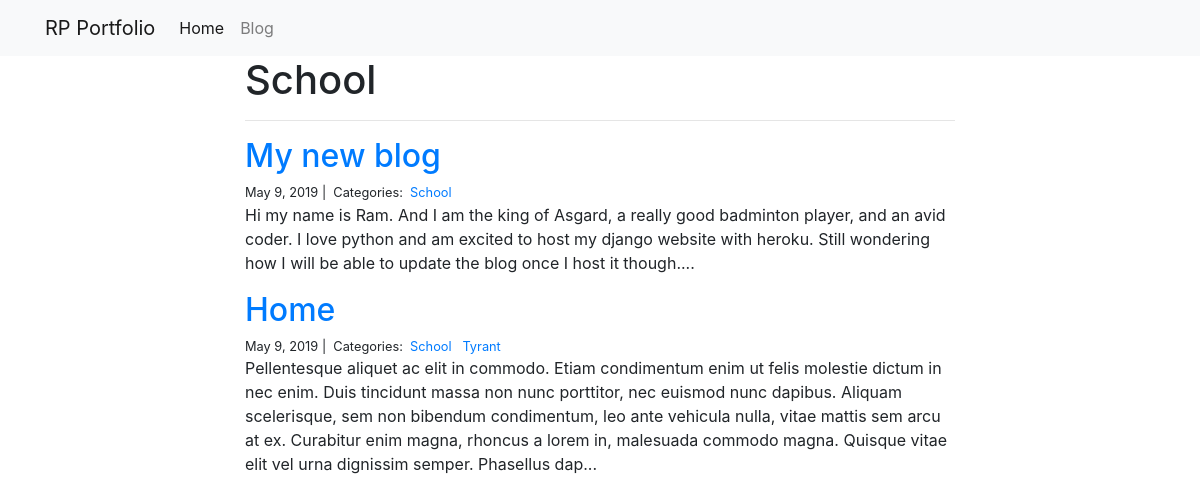
/blog/School/, run on the app's committed database.
### blog/models.py (models this page shows)
class Category(models.Model):
    name = models.CharField(max_length=20)

class Post(models.Model):
    title = models.CharField(max_length=255)
    body = models.TextField()
    created_on = models.DateTimeField(auto_now_add=True)
    last_modified = models.DateTimeField(auto_now=True)
    categories = models.ManyToManyField('Category', related_name='posts')

### blog/views.py (the view)
# urls.py: path("<category>/", views.blog_category, name="blog_category"),
def blog_category(request, category):
    posts = Post.objects.filter(
        categories__name__contains=category
    ).order_by(
        '-created_on'
    )
    context = {
        "category": category,
        "posts": posts
    }
    return render(request, "blog_category.html", context)

### blog/templates/blog_category.html
{% extends "base.html" %}
{% block page_content %}
<div class="col-md-8 offset-md-2">
    <h1>{{ category | title }}</h1>
    <hr>
    {% for post in posts %}
        <h2><a href="{% url 'blog_detail' post.pk%}">{{ post.title }}</a></h2>
        <small>
            {{ post.created_on.date }} |&nbsp;
            Categories:&nbsp;
            {% for category in post.categories.all %}
            <a href="{% url 'blog_category' category.name %}">
                {{ category.name }}
            </a>&nbsp;
            {% endfor %}
        </small>
        <p>{{ post.body | slice:":400" }}...</p>
    {% endfor %}
</div>
{% endblock %}

### personal_portfolio/templates/base.html (shortened to what this page needs)
<link rel="stylesheet" href="https://stackpath.bootstrapcdn.com/bootstrap/4.1.3/css/bootstrap.min.css">
<nav class="navbar navbar-expand-lg navbar-light bg-light">
    <div class="container">
        <a class="navbar-brand" href="{% url 'project_index' %}">RP Portfolio</a>
        <div class="collapse navbar-collapse" id="navbarSupportedContent">
          <ul class="navbar-nav mr-auto">
            <li class="nav-item active">
              <a class="nav-link" href="{% url 'project_index' %}">Home</a>
            </li>
            <li class="nav-item">
                <a class="nav-link" href="{% url 'blog_index' %}">Blog</a>
            </li>
          </ul>
        </div>
    </div>
</nav>
<div class="container">
    {% block page_content %}{% endblock %}
</div>

### data on the page
Category: name "School"
Post: title "My new blog", created_on "May 9, 2019", body "Hi my name is Ram. And I am the king of Asgard, a really good badminton player, and an avid coder. I love python and am excited to host my django website with heroku. Still wondering how I will be able to update the blog once I host it though."
Post: title "Home", created_on "May 9, 2019", body "Pellentesque aliquet ac elit in commodo. Etiam condimentum enim ut felis molestie dictum in nec enim. Duis tincidunt massa non nunc porttitor, nec euismod nunc dapibus. Aliquam scelerisque, sem non bibendum condimentum, leo ante vehicula nulla, vitae mattis sem arcu at ex. Curabitur enim magna, rhoncus a lorem in, malesuada commodo magna. Quisque vitae elit vel urna dignissim semper. Phasellus dap"
Category: name "Tyrant"
